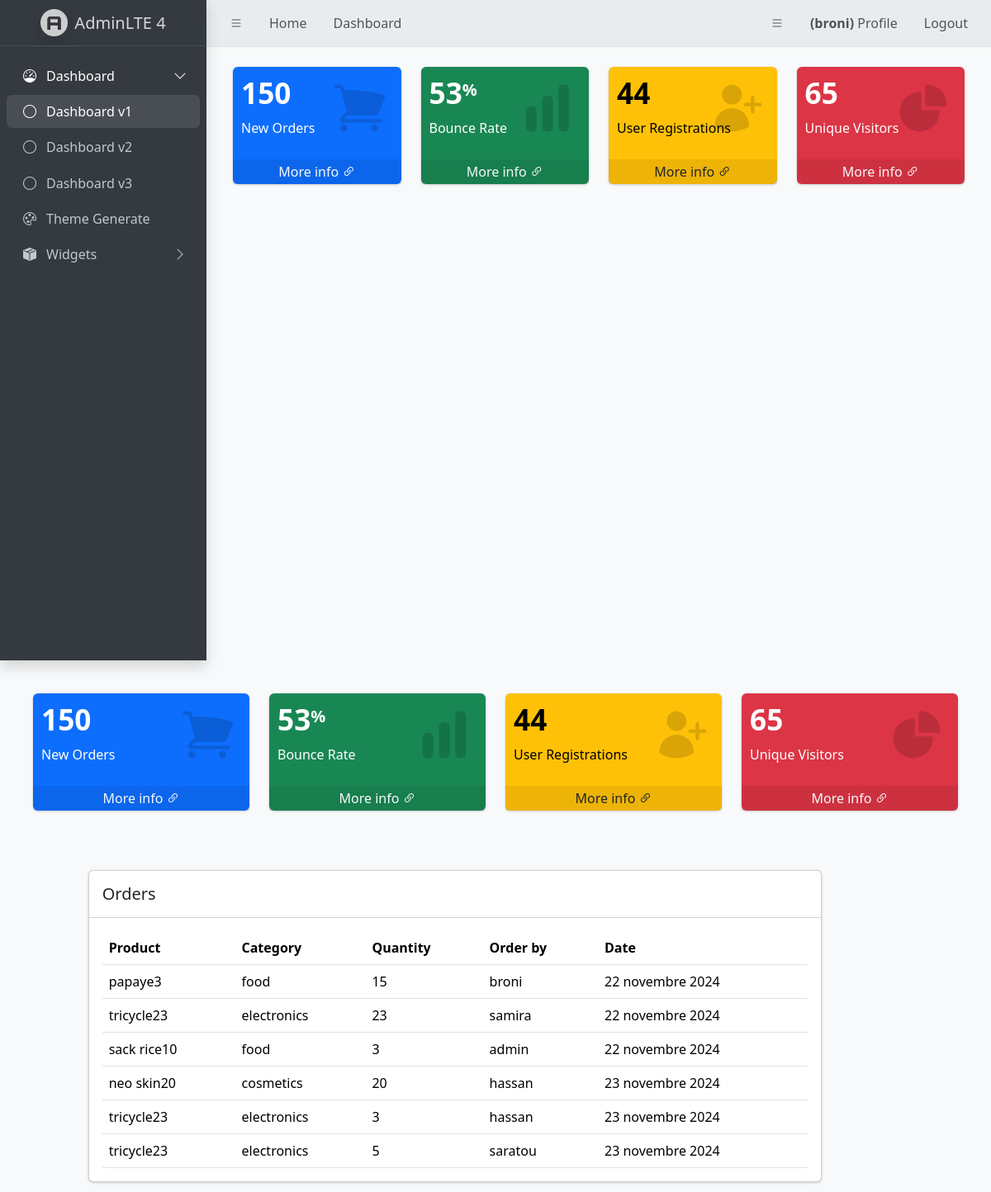
/order (signed in), run on the app's committed database.
### Dashbord/models.py (models this page shows, shortened)
class Order(models.Model):
    product=models.ForeignKey(Product,on_delete=models.CASCADE)
    staff=models.ForeignKey(User,on_delete=models.CASCADE)
    order_quantity=models.PositiveBigIntegerField(null=True)
    date=models.DateTimeField(auto_now_add=True, null=True)
    class Meta:
        verbose_name_plural='order'

class Product(models.Model):
    name=models.CharField(max_length=100)
    category=models.CharField(max_length=200, null=True,default=True)
    quantity=models.PositiveIntegerField( null=True)
    class Meta:
        verbose_name_plural='Product'
    def __str__(self):
        return (f'{self.name}{self.quantity}')

### Dashbord/views.py (the view)
# urls.py: path('order', order, name='Dashbord-order'),
@login_required
def order(request):
    orders=Order.objects.all()
    orders_count=orders.count()
    workers_count=User.objects.all().count()
    product_count=Product.objects.all().count()
    context={
        'orders':orders,
        'product_count':product_count,
        'workers_count':workers_count,
        'orders_count':orders_count,
             }
    return render(request,'Dashbord/order.html',context)

### templates/Dashbord/order.html (shortened to what this page needs)
{% extends 'partials/base.html' %}
{% block content%}
<main class="app-main">
  <div class="app-content-header">
      {% include 'partials/topbar.html' %}
  </div>
  <div class="app-content">
<div class="card col-md-9 offset-1">
    <h5 class="card-header">Orders</h5>
    <div class="card-body">
        <table class="table">
            <thead>
              <tr>
                <th scope="col">Product</th>
                <th scope="col">Category</th>
                <th scope="col">Quantity</th>
                <th scope="col">Order by</th>
                <th scope="col"> Date</th>
              </tr>
            </thead>
            <tbody>
              {% for order in orders %}
              <tr>
                <td>{{order.product}}</td>
                <td>{{order.product.category}}</td>
                <td>{{order.order_quantity}}</td>
                <td>{{order.staff.username}}</td>
                <td>{{order.date|date:"d F Y"}}</td>
              </tr>
              {% endfor %}
            </tbody>
          </table>
    </div>
  </div>
</div>
  {% endblock %}

### templates/partials/base.html (shortened to what this page needs)
<!DOCTYPE html>
{% load static %}
<html lang="en">
<head>
    <link rel="stylesheet" href="https://cdn.jsdelivr.net/npm/@fontsource/source-sans-3@5.0.12/index.css"
>
    <link rel="stylesheet" href="https://cdn.jsdelivr.net/npm/overlayscrollbars@2.3.0/styles/overlayscrollbars.min.css"
>
    <link rel="stylesheet" href="https://cdn.jsdelivr.net/npm/bootstrap-icons@1.11.0/font/bootstrap-icons.min.css"
>
    <link rel="stylesheet" href="https://cdn.jsdelivr.net/npm/apexcharts@3.37.1/dist/apexcharts.css"
>
    <link rel="stylesheet" href="https://cdn.jsdelivr.net/npm/jsvectormap@1.5.3/dist/css/jsvectormap.min.css"
>
    <link rel="stylesheet" href="{% static 'css/adminlte.min.css' %}">
</head>
<body class="layout-fixed sidebar-expand-lg bg-body-tertiary">
    <div class="app-wrapper">
        {% include 'partials/navbar.html' %}
        {% include 'partials/sidebar.html' %}
        {% include 'partials/topbar.html' %}
    </div>
            {% block content %}
            {% endblock %}
</body>
</html>

### templates/partials/navbar.html (shortened to what this page needs)
<nav class="app-header navbar navbar-expand bg-body-secondary">
    <div class="container-fluid">
        {% if user.is_authenticated %}
        <ul class="navbar-nav ">
            <li class="nav-item"> <a class="nav-link" data-lte-toggle="sidebar" href="#" role="button"> <i
                        class="bi bi-list"></i> </a> </li>
            <li class="nav-item d-none d-md-block"> <a href="#" class="nav-link">Home</a> </li>
            <li class="nav-item d-none d-md-block"> <a href="#" class="nav-link">Dashboard</a> </li>
        </ul>
        <ul class="navbar-nav ">
            <li class="nav-item"> <a class="nav-link"  href="#" role="button"></li>
                        <i class="bi bi-list"></i> </a> </li>
            <li class="nav-item d-none d-md-block"> <a href="{% url 'profile-user' %}" class="nav-link "><span class="fw-bold">({{user.username}})</span> Profile</a> </li>
            <li class="nav-item d-none d-md-block"> <a href="{% url 'logout-user' %}" class="nav-link">Logout</a> </li>
        </ul>
        {% endif %}
    </div>
</nav>

### templates/partials/sidebar.html (shortened to what this page needs)
{% load static%}
<aside class="app-sidebar bg-body-secondary shadow" data-bs-theme="dark">
    <div class="sidebar-brand">  <a href="./index.html" class="brand-link">
             <img src="{% static 'assets/img/AdminLTELogo.png' %}" alt="AdminLTE Logo"
                class="brand-image opacity-75 shadow">
            <span class="brand-text fw-light">AdminLTE 4</span>  </a>
    </div>
    <div class="sidebar-wrapper">
        <nav class="mt-2">
            <ul class="nav sidebar-menu flex-column" data-lte-toggle="treeview" role="menu" data-accordion="false">
                <li class="nav-item menu-open"> <a href="#" class="nav-link active"> <i
                            class="nav-icon bi bi-speedometer"></i>
                        <p>
                            Dashboard
                        </p>
                    </a>
                    <ul class="nav nav-treeview">
                        <li class="nav-item"> <a href="./index.html" class="nav-link active"> <i
                                    class="nav-icon bi bi-circle"></i>
                                <p>Dashboard v1</p>
                            </a> </li>
                        <li class="nav-item"> <a href="./index2.html" class="nav-link"> <i
                                    class="nav-icon bi bi-circle"></i>
                                <p>Dashboard v2</p>
                            </a> </li>
                        <li class="nav-item"> <a href="./index3.html" class="nav-link"> <i
                                    class="nav-icon bi bi-circle"></i>
                                <p>Dashboard v3</p>
                            </a> </li>
                    </ul>
                </li>
                <li class="nav-item"> <a href="./generate/theme.html" class="nav-link"> <i
                            class="nav-icon bi bi-palette"></i>
                        <p>Theme Generate</p>
                    </a> </li>
                <li class="nav-item"> <a href="#" class="nav-link"> <i class="nav-icon bi bi-box-seam-fill"></i>
                        <p>
                            Widgets
                        </p>
                    </a>
                </li>
            </nav>
        </aside>

### templates/partials/topbar.html (shortened to what this page needs)
{% load static %}
<main class="app-main">
    <div class="app-content">
        <div class="container-fluid p-4">
            <div class="row">
                <div class="col-lg-3 col-6">
                    <div class="small-box text-bg-primary">
                        <div class="inner">
                            <h3>150</h3>
                            <p>New Orders</p>
                        </div>  <a href="#" class="small-box-footer link-light link-underline-opacity-0 link-underline-opacity-50-hover">
                            More info <i class="bi bi-link-45deg"></i> </a>
                    </div>
                </div>
                <div class="col-lg-3 col-6">
                    <div class="small-box text-bg-success">
                        <div class="inner">
                            <h3>53<sup class="fs-5">%</sup></h3>
                            <p>Bounce Rate</p>
                        </div>  <a href="#" class="small-box-footer link-light link-underline-opacity-0 link-underline-opacity-50-hover">
                            More info <i class="bi bi-link-45deg"></i> </a>
                    </div>
                </div>
                <div class="col-lg-3 col-6">
                    <div class="small-box text-bg-warning">
                        <div class="inner">
                            <h3>44</h3>
                            <p>User Registrations</p>
                        </div>  <a href="#" class="small-box-footer link-dark link-underline-opacity-0 link-underline-opacity-50-hover">
                            More info <i class="bi bi-link-45deg"></i> </a>
                    </div>
                </div>
                <div class="col-lg-3 col-6">
                    <div class="small-box text-bg-danger">
                        <div class="inner">
                            <h3>65</h3>
                            <p>Unique Visitors</p>
                        </div>  <a href="#" class="small-box-footer link-light link-underline-opacity-0 link-underline-opacity-50-hover">
                            More info <i class="bi bi-link-45deg"></i> </a>
                    </div>
                </div>
            </div>
        </div>
    </div>
</main>

### data on the page
Order: product "papaye3", product.category "food", order_quantity "15", staff.username "broni", date "22 novembre 2024"
Order: product "tricycle23", product.category "electronics", order_quantity "23", staff.username "samira", date "22 novembre 2024"
Order: product "sack rice10", product.category "food", order_quantity "3", staff.username "admin", date "22 novembre 2024"
Order: product "neo skin20", product.category "cosmetics", order_quantity "20", staff.username "hassan", date "23 novembre 2024"
Order: product "tricycle23", product.category "electronics", order_quantity "3", staff.username "hassan", date "23 novembre 2024"
Order: product "tricycle23", product.category "electronics", order_quantity "5", staff.username "saratou", date "23 novembre 2024"

### other printed values
{{ user.username }} "broni"
